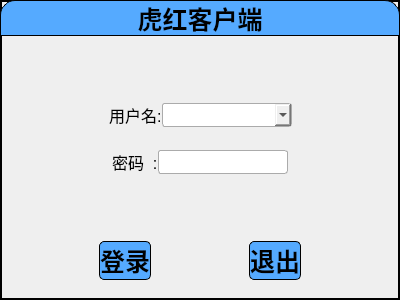
<?xml version="1.0" encoding="UTF-8"?>
<ui version="4.0">
 <class>LoginDialog</class>
 <widget class="QDialog" name="LoginDialog">
  <property name="geometry">
   <rect>
    <x>0</x>
    <y>0</y>
    <width>400</width>
    <height>300</height>
   </rect>
  </property>
  <property name="minimumSize">
   <size>
    <width>400</width>
    <height>300</height>
   </size>
  </property>
  <property name="maximumSize">
   <size>
    <width>400</width>
    <height>300</height>
   </size>
  </property>
  <property name="windowTitle">
   <string>Dialog</string>
  </property>
  <property name="styleSheet">
   <string notr="true">QPushButton{
	/*背景色*/
	background-color:rgb(85, 170, 255);
    /*边框样式*/
    border-style: solid;
    /*边框宽度为4像素*/
    border-width: 1px;
    /*关边框圆角半径*/
    border-radius: 5px;
    /*边框颜色*/
    border-color: rgb(0, 0, 0);
    /*字体*/
    font: bold 25px;
}


#label_3{
	/*背景色*/
	background-color:rgb(85, 170, 255);
    /*边框样式*/
    border-style: solid;
    /*边框宽度为4像素*/
    border-width: 1px;
    /*关边框圆角半径*/
    border-top-left-radius: 15px;
	border-top-right-radius: 15px;
    /*边框颜色*/
    border-color: rgb(0, 0, 0);
    /*字体*/
    font: bold 25px;
}

QDialog{
    /*边框样式*/
    border-style: solid;
    /*边框宽度为4像素*/
    border-width: 2px;
    /*边框颜色*/
    border-color: rgb(0, 0, 0);	

}


QComboBox{
		
	border-style:solid;
	padding:3px;
	border-radius:3px;
	border:1px solid rgb(171, 171, 171);
}
QComboBox:focus{
	border:1px solid rgb(0, 170, 127);
}

QLineEdit{
	border-style:solid;
	padding:3px;
	border-radius:3px;
	border:1px solid rgb(171, 171, 171);
}
QLineEdit:focus{
	border:1px solid rgb(0, 170, 127);
}</string>
  </property>
  <layout class="QVBoxLayout" name="verticalLayout">
   <property name="spacing">
    <number>0</number>
   </property>
   <property name="leftMargin">
    <number>0</number>
   </property>
   <property name="topMargin">
    <number>0</number>
   </property>
   <property name="rightMargin">
    <number>0</number>
   </property>
   <property name="bottomMargin">
    <number>20</number>
   </property>
   <item>
    <widget class="QLabel" name="label_3">
     <property name="minimumSize">
      <size>
       <width>0</width>
       <height>30</height>
      </size>
     </property>
     <property name="maximumSize">
      <size>
       <width>16777215</width>
       <height>40</height>
      </size>
     </property>
     <property name="font">
      <font>
       <pointsize>-1</pointsize>
       <weight>75</weight>
       <italic>false</italic>
       <bold>true</bold>
      </font>
     </property>
     <property name="text">
      <string>虎红客户端</string>
     </property>
     <property name="alignment">
      <set>Qt::AlignCenter</set>
     </property>
    </widget>
   </item>
   <item>
    <spacer name="verticalSpacer_2">
     <property name="orientation">
      <enum>Qt::Vertical</enum>
     </property>
     <property name="sizeHint" stdset="0">
      <size>
       <width>20</width>
       <height>70</height>
      </size>
     </property>
    </spacer>
   </item>
   <item>
    <layout class="QHBoxLayout" name="horizontalLayout_2">
     <item>
      <spacer name="horizontalSpacer_4">
       <property name="orientation">
        <enum>Qt::Horizontal</enum>
       </property>
       <property name="sizeHint" stdset="0">
        <size>
         <width>40</width>
         <height>20</height>
        </size>
       </property>
      </spacer>
     </item>
     <item>
      <widget class="QLabel" name="label">
       <property name="maximumSize">
        <size>
         <width>60</width>
         <height>16777215</height>
        </size>
       </property>
       <property name="font">
        <font>
         <pointsize>12</pointsize>
        </font>
       </property>
       <property name="text">
        <string>用户名:</string>
       </property>
      </widget>
     </item>
     <item>
      <widget class="QComboBox" name="comboBox">
       <property name="minimumSize">
        <size>
         <width>130</width>
         <height>0</height>
        </size>
       </property>
       <property name="maximumSize">
        <size>
         <width>80</width>
         <height>16777215</height>
        </size>
       </property>
      </widget>
     </item>
     <item>
      <spacer name="horizontalSpacer_5">
       <property name="orientation">
        <enum>Qt::Horizontal</enum>
       </property>
       <property name="sizeHint" stdset="0">
        <size>
         <width>40</width>
         <height>20</height>
        </size>
       </property>
      </spacer>
     </item>
    </layout>
   </item>
   <item>
    <spacer name="verticalSpacer_3">
     <property name="orientation">
      <enum>Qt::Vertical</enum>
     </property>
     <property name="sizeHint" stdset="0">
      <size>
       <width>20</width>
       <height>26</height>
      </size>
     </property>
    </spacer>
   </item>
   <item>
    <layout class="QHBoxLayout" name="horizontalLayout_3">
     <item>
      <spacer name="horizontalSpacer_6">
       <property name="orientation">
        <enum>Qt::Horizontal</enum>
       </property>
       <property name="sizeHint" stdset="0">
        <size>
         <width>40</width>
         <height>20</height>
        </size>
       </property>
      </spacer>
     </item>
     <item>
      <widget class="QLabel" name="label_2">
       <property name="maximumSize">
        <size>
         <width>60</width>
         <height>16777215</height>
        </size>
       </property>
       <property name="font">
        <font>
         <pointsize>12</pointsize>
        </font>
       </property>
       <property name="text">
        <string>密码  :</string>
       </property>
      </widget>
     </item>
     <item>
      <widget class="QLineEdit" name="lineEdit_2">
       <property name="minimumSize">
        <size>
         <width>130</width>
         <height>0</height>
        </size>
       </property>
       <property name="maximumSize">
        <size>
         <width>80</width>
         <height>16777215</height>
        </size>
       </property>
      </widget>
     </item>
     <item>
      <spacer name="horizontalSpacer_7">
       <property name="orientation">
        <enum>Qt::Horizontal</enum>
       </property>
       <property name="sizeHint" stdset="0">
        <size>
         <width>40</width>
         <height>20</height>
        </size>
       </property>
      </spacer>
     </item>
    </layout>
   </item>
   <item>
    <spacer name="verticalSpacer">
     <property name="orientation">
      <enum>Qt::Vertical</enum>
     </property>
     <property name="sizeHint" stdset="0">
      <size>
       <width>20</width>
       <height>70</height>
      </size>
     </property>
    </spacer>
   </item>
   <item>
    <layout class="QHBoxLayout" name="horizontalLayout">
     <item>
      <spacer name="horizontalSpacer_2">
       <property name="orientation">
        <enum>Qt::Horizontal</enum>
       </property>
       <property name="sizeHint" stdset="0">
        <size>
         <width>40</width>
         <height>20</height>
        </size>
       </property>
      </spacer>
     </item>
     <item>
      <widget class="QPushButton" name="pushButton">
       <property name="font">
        <font>
         <pointsize>-1</pointsize>
         <weight>75</weight>
         <italic>false</italic>
         <bold>true</bold>
        </font>
       </property>
       <property name="text">
        <string>登录</string>
       </property>
      </widget>
     </item>
     <item>
      <spacer name="horizontalSpacer">
       <property name="orientation">
        <enum>Qt::Horizontal</enum>
       </property>
       <property name="sizeHint" stdset="0">
        <size>
         <width>98</width>
         <height>20</height>
        </size>
       </property>
      </spacer>
     </item>
     <item>
      <widget class="QPushButton" name="pushButton_2">
       <property name="font">
        <font>
         <pointsize>-1</pointsize>
         <weight>75</weight>
         <italic>false</italic>
         <bold>true</bold>
        </font>
       </property>
       <property name="text">
        <string>退出</string>
       </property>
      </widget>
     </item>
     <item>
      <spacer name="horizontalSpacer_3">
       <property name="orientation">
        <enum>Qt::Horizontal</enum>
       </property>
       <property name="sizeHint" stdset="0">
        <size>
         <width>40</width>
         <height>20</height>
        </size>
       </property>
      </spacer>
     </item>
    </layout>
   </item>
  </layout>
 </widget>
 <resources/>
 <connections>
  <connection>
   <sender>pushButton</sender>
   <signal>clicked()</signal>
   <receiver>LoginDialog</receiver>
   <slot>accept()</slot>
   <hints>
    <hint type="sourcelabel">
     <x>98</x>
     <y>262</y>
    </hint>
    <hint type="destinationlabel">
     <x>199</x>
     <y>149</y>
    </hint>
   </hints>
  </connection>
  <connection>
   <sender>pushButton_2</sender>
   <signal>clicked()</signal>
   <receiver>LoginDialog</receiver>
   <slot>reject()</slot>
   <hints>
    <hint type="sourcelabel">
     <x>283</x>
     <y>262</y>
    </hint>
    <hint type="destinationlabel">
     <x>199</x>
     <y>149</y>
    </hint>
   </hints>
  </connection>
 </connections>
</ui>
